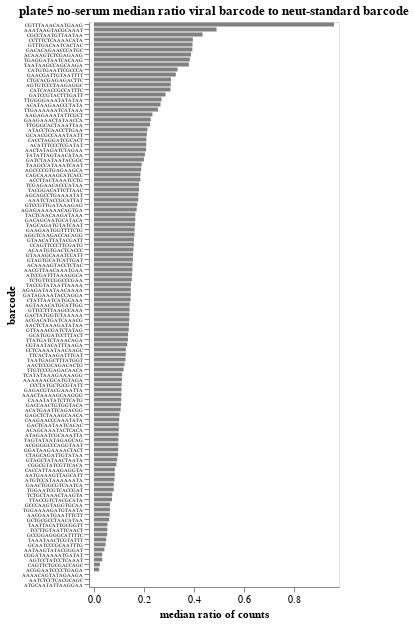

Notebook code for this chart:
### Markdown cell above
Compute and plot the median ratio of viral barcode count to neut standard counts across no-serum samples:

### Code cell
median_no_serum_ratio = (
    no_serum_counts
    .assign(ratio=lambda x: x["count"] / x["neut_standard_count"])
    .groupby(["barcode", "strain"], as_index=False)
    .aggregate(median_no_serum_ratio=pd.NamedAgg("ratio", "median"))
)

strain_selection = alt.selection_point(fields=["strain"], on="mouseover", empty=False)

median_no_serum_ratio_chart = (
    alt.Chart(median_no_serum_ratio)
    .add_params(strain_selection)
    .encode(
        alt.X(
            "median_no_serum_ratio",
            title="median ratio of counts",
            scale=alt.Scale(nice=False, padding=5),
        ),
        alt.Y(
            "barcode",
            sort=alt.SortField("median_no_serum_ratio", order="descending"),
            axis=alt.Axis(labelFontSize=5),
        ),
        color=alt.condition(strain_selection, alt.value("orange"), alt.value("gray")),
        tooltip=[
            alt.Tooltip(c, format=".3g") if median_no_serum_ratio[c].dtype == float
            else c
            for c in median_no_serum_ratio.columns
        ],
    )
    .mark_bar(height={"band": 0.85})
    .properties(
        height=alt.Step(5),
        width=250,
        title=f"{plate} no-serum median ratio viral barcode to neut-standard barcode",
    )
    .configure_axis(grid=False)
    .configure_legend(titleLimit=1000)
)

display(median_no_serum_ratio_chart)

### Figure 1 — Vega-Lite specification as saved in the notebook (floating-point values rounded to 4 significant figures)
{"config": {"view": {"continuousWidth": 300, "continuousHeight": 300}, "axis": {"grid": false}, "legend": {"titleLimit": 1000}}, "data": {"name": "data-449e93e91da897fa5677477ee6980b42"}, "mark": {"type": "bar", "height": {"band": 0.85}}, "encoding": {"color": {"condition": {"param": "param_16", "value": "orange", "empty": false}, "value": "gray"}, "tooltip": [{"field": "barcode", "type": "nominal"}, {"field": "strain", "type": "nominal"}, {"field": "median_no_serum_ratio", "format": ".3g", "type": "quantitative"}], "x": {"field": "median_no_serum_ratio", "scale": {"nice": false, "padding": 5}, "title": "median ratio of counts", "type": "quantitative"}, "y": {"axis": {"labelFontSize": 5}, "field": "barcode", "sort": {"field": "median_no_serum_ratio", "order": "descending"}, "type": "nominal"}}, "height": {"step": 5}, "params": [{"name": "param_16", "select": {"type": "point", "fields": ["strain"], "on": "mouseover"}}], "title": "plate5 no-serum median ratio viral barcode to neut-standard barcode", "width": 250, "$schema": "https://vega.github.io/schema/vega-lite/v5.15.1.json", "datasets": {"data-449e93e91da897fa5677477ee6980b42": [{"barcode": "AAAAAACGCATGTAGA", "strain": "A/Chester/5355/2022", "median_no_serum_ratio": 0.1118}, {"barcode": "AAAACAGTATAGAAGA", "strain": "A/India-Pune-Nivcov2221170/2022", "median_no_serum_ratio": 0.0}, {"barcode": "AAACTAAAAGCAAGGG", "strain": "A/Paris/31196/2021", "median_no_serum_ratio": 0.1096}, {"barcode": "AAATAAGTACGCAAAT", "strain": "A/Niger/10217/2021", "median_no_serum_ratio": 0.4893}, {"barcode": "AAATCTACCGCATTAT", "strain": "A/India-Pune-Nivcov2221170/2022", "median_no_serum_ratio": 0.1765}, {"barcode": "AACGAATGAATTTCTT", "strain": "A/Togo/0274/2021", "median_no_serum_ratio": 0.06289}, {"barcode": "AACGTTAACAAATGAA", "strain": "A/Michigan/19/2021", "median_no_serum_ratio": 0.1535}, {"barcode": "AACTATAGATCTAGAA", "strain": "A/Bangladesh/3210810034/2021", "median_no_serum_ratio": 0.2077}, {"barcode": "AACTCCGCAGACACTG", "strain": "A/SouthAfrica/R14850/2021", "median_no_serum_ratio": 0.122}, {"barcode": "AACTCTAAAGATATAA", "strain": "A/Togo/0304/2021", "median_no_serum_ratio": 0.1397}, {"barcode": "AAGAGAAATATTCGCT", "strain": "A/Bangladesh/2221/2021", "median_no_serum_ratio": 0.2332}, {"barcode": "AATAAGTATACGGGAT", "strain": "A/Paris/31196/2021", "median_no_serum_ratio": 0.04144}, {"barcode": "AATCTCCTCACGCAGC", "strain": "A/Wisconsin/588/2019", "median_no_serum_ratio": 0.0}, {"barcode": "AATGAAAGTTAGCATT", "strain": "A/Belgium/H0017/2022", "median_no_serum_ratio": 0.08303}, {"barcode": "ACAAAAGTACCTCTAC", "strain": "A/Bangladesh/3210810034/2021", "median_no_serum_ratio": 0.1538}, {"barcode": "ACAAAGTCTCGAGAAG", "strain": "A/Michigan/45/2015", "median_no_serum_ratio": 0.3875}, {"barcode": "ACAATGTGACTCACCC", "strain": "A/Utah/27/2022", "median_no_serum_ratio": 0.1575}, {"barcode": "ACAGCAAATACTCACA", "strain": "A/India/Pun-NIV312851/2021", "median_no_serum_ratio": 0.09894}, {"barcode": "ACATAAGAACCCTATA", "strain": "A/Paris/30353/2021", "median_no_serum_ratio": 0.2657}, {"barcode": "ACATGAATTCAGACGG", "strain": "A/Hawaii/70/2019", "median_no_serum_ratio": 0.1062}, {"barcode": "ACATTTCCCTCGATAT", "strain": "A/Paris/30353/2021", "median_no_serum_ratio": 0.2087}, {"barcode": "ACCTTACTAAATCCTG", "strain": "A/Nimes/871/2021", "median_no_serum_ratio": 0.185}, {"barcode": "ACGACATGATCAAACG", "strain": "A/Brisbane/02/2018", "median_no_serum_ratio": 0.1409}, {"barcode": "ACGGAATCCCCTGAGA", "strain": "A/Washington/23/2020", "median_no_serum_ratio": 0.02065}, {"barcode": "ACGGGGCCCAGGTAAT", "strain": "A/Bangladesh/8036/2021", "median_no_serum_ratio": 0.09724}, {"barcode": "AGAGAAAAAACAGTGA", "strain": "A/Michigan/19/2021", "median_no_serum_ratio": 0.1704}, {"barcode": "AGAGATAATAACAAAA", "strain": "A/Togo/0304/2021", "median_no_serum_ratio": 0.147}, {"barcode": "AGCAGCCTGAAAATAT", "strain": "A/Paris/31196/2021", "median_no_serum_ratio": 0.1776}, {"barcode": "AGCCCCGTGAGAAGCA", "strain": "A/Perth/1/2022", "median_no_serum_ratio": 0.1884}, {"barcode": "AGGTCAAGACCACAGG", "strain": "A/Togo/845/2020", "median_no_serum_ratio": 0.1616}, {"barcode": "AGTAAACATGCATTGG", "strain": "A/Hawaii/70/2019", "median_no_serum_ratio": 0.1426}, {"barcode": "AGTCCTATCCTCAAAT", "strain": "A/Wisconsin/588/2019", "median_no_serum_ratio": 0.03291}, {"barcode": "AGTGTCCCTAAGAGGC", "strain": "A/Bangladesh/8002/2021", "median_no_serum_ratio": 0.3065}, {"barcode": "ATACCTCAACCTTGAA", "strain": "A/Bangladesh/8036/2021", "median_no_serum_ratio": 0.2135}, {"barcode": "ATAGAATCGCAAATTA", "strain": "A/Hawaii/70/2019", "median_no_serum_ratio": 0.09843}, {"barcode": "ATCCGATTTAAAGGCA", "strain": "A/Brisbane/02/2018", "median_no_serum_ratio": 0.1522}, {"barcode": "ATGCAATATTAAGGAA", "strain": "A/Bangladesh/3210810034/2021", "median_no_serum_ratio": 0.0}, {"barcode": "ATGTCCATAAAAAATA", "strain": "A/Belgium/H0017/2022", "median_no_serum_ratio": 0.08164}, {"barcode": "CAAATATATCTTCATG", "strain": "A/Newcastle/2/2022", "median_no_serum_ratio": 0.1088}, {"barcode": "CAAGAACCCAAATATA", "strain": "A/India/Pun-NIV312851/2021", "median_no_serum_ratio": 0.1007}, {"barcode": "CACCATTAAAGAGGTA", "strain": "A/SouthAfrica/R16462/2021", "median_no_serum_ratio": 0.08304}, {"barcode": "CACCTAGGATCGCACT", "strain": "A/Michigan/45/2015", "median_no_serum_ratio": 0.2089}, {"barcode": "CAGCAAAAGCATCACC", "strain": "A/Ghana/2080/2020", "median_no_serum_ratio": 0.1856}, {"barcode": "CAGTTCTGCGACCAGC", "strain": "A/Bangladesh/8036/2021", "median_no_serum_ratio": 0.02354}, {"barcode": "CATCAACCGCCATTTC", "strain": "A/Niger/10217/2021", "median_no_serum_ratio": 0.3053}, {"barcode": "CATGTGAATTCGCCCA", "strain": "A/California/07/2009", "median_no_serum_ratio": 0.3335}, {"barcode": "CCAGTTCCCTTCGATG", "strain": "A/Ghana/138/2020", "median_no_serum_ratio": 0.1591}, {"barcode": "CCCTATGCTGCGTATT", "strain": "A/Brisbane/48/2022", "median_no_serum_ratio": 0.1104}, {"barcode": "CCTCAAAATAACAAGC", "strain": "A/Chester/5355/2022", "median_no_serum_ratio": 0.1271}, {"barcode": "CCTTTCTCAAAACATA", "strain": "A/California/07/2009", "median_no_serum_ratio": 0.3947}, {"barcode": "CGCCTAATGTTAATAA", "strain": "A/California/07/2009", "median_no_serum_ratio": 0.4334}, {"barcode": "CGGATAAAAATGATAT", "strain": "A/Norway/25089/2022", "median_no_serum_ratio": 0.03294}, {"barcode": "CGGCGTATCGTTCACA", "strain": "A/SouthAfrica/R16462/2021", "median_no_serum_ratio": 0.08953}, {"barcode": "CGTAATACATTTAAGA", "strain": "A/England/220200318/2022", "median_no_serum_ratio": 0.1328}, {"barcode": "CGTTTAAACAATGAAG", "strain": "A/India-Pune-Nivcov2221170/2022", "median_no_serum_ratio": 0.9582}, {"barcode": "CTAGCAGATTGTATAA", "strain": "A/SouthAfrica/R16462/2021", "median_no_serum_ratio": 0.09636}, {"barcode": "CTATTAATCATGCAAA", "strain": "A/Sydney/43/2022", "median_no_serum_ratio": 0.1461}, {"barcode": "CTGCACGAGAGACTTC", "strain": "A/Perth/1/2022", "median_no_serum_ratio": 0.3075}, {"barcode": "GAACGATTGTAATTTT", "strain": "A/Niger/10217/2021", "median_no_serum_ratio": 0.3265}, {"barcode": "GAACTGGCGTCAATCA", "strain": "A/Washington/23/2020", "median_no_serum_ratio": 0.07908}, {"barcode": "GAAGAAACTATAACCA", "strain": "A/Wisconsin/588/2019", "median_no_serum_ratio": 0.2265}, {"barcode": "GAAGAATGGTTTTCTG", "strain": "A/Togo/0304/2021", "median_no_serum_ratio": 0.1622}, {"barcode": "GACACAGAACCCATGC", "strain": "A/California/07/2009", "median_no_serum_ratio": 0.3927}, {"barcode": "GACAGCAATGCATACA", "strain": "A/Bangladesh/2221/2021", "median_no_serum_ratio": 0.1648}, {"barcode": "GACCAACTGTGGTACA", "strain": "A/England/220200318/2022", "median_no_serum_ratio": 0.1082}, {"barcode": "GACTATGGTCTAAAAA", "strain": "A/Ghana/138/2020", "median_no_serum_ratio": 0.1415}, {"barcode": "GACTCAATAATCACAC", "strain": "A/Norway/25089/2022", "median_no_serum_ratio": 0.09914}, {"barcode": "GAGACGTACGAAATTA", "strain": "A/SouthAfrica/R14850/2021", "median_no_serum_ratio": 0.1099}, {"barcode": "GAGCTCTAAAGCAACA", "strain": "A/Brisbane/48/2022", "median_no_serum_ratio": 0.1021}, {"barcode": "GATAGAAATACCAGGA", "strain": "A/Bangladesh/2221/2021", "median_no_serum_ratio": 0.1469}, {"barcode": "GATCCGTACTTTGATT", "strain": "A/Belgium/H0038/2022", "median_no_serum_ratio": 0.2857}, {"barcode": "GATCTAATAATACGGC", "strain": "A/India-PUN-NIV328484/2021", "median_no_serum_ratio": 0.1993}, {"barcode": "GCAACGCCAAATAATT", "strain": "A/Bangladesh/8002/2021", "median_no_serum_ratio": 0.211}, {"barcode": "GCAATCCCGCAATTTG", "strain": "A/Ghana/2080/2020", "median_no_serum_ratio": 0.04605}, {"barcode": "GCATGGATCCTTTACT", "strain": "A/Togo/845/2020", "median_no_serum_ratio": 0.136}, {"barcode": "GCCCAAGTAGGTGCAA", "strain": "A/Newcastle/2/2022", "median_no_serum_ratio": 0.06387}, {"barcode": "GCCGGAGGGCATTTTC", "strain": "A/Belgium/H0038/2022", "median_no_serum_ratio": 0.05243}, {"barcode": "GCTGCGCCTAACATAA", "strain": "A/England/220200318/2022", "median_no_serum_ratio": 0.06102}, {"barcode": "GGATAAGAAAACTACT", "strain": "A/Washington/23/2020", "median_no_serum_ratio": 0.09677}, {"barcode": "GTAAAGCAAATCCATT", "strain": "A/Belgium/H0017/2022", "median_no_serum_ratio": 0.156}, {"barcode": "GTAACATTATACGATT", "strain": "A/Togo/0274/2021", "median_no_serum_ratio": 0.1594}, {"barcode": "GTAGCTATAACTAATA", "strain": "A/India/Pun-NIV312851/2021", "median_no_serum_ratio": 0.09272}, {"barcode": "GTAGTGCATCATTGAT", "strain": "A/Ghana/2080/2020", "median_no_serum_ratio": 0.1553}, {"barcode": "GTCCGTTGATAAAGAG", "strain": "A/Cote_DIvoire/1448/2021", "median_no_serum_ratio": 0.1728}, {"barcode": "GTTAAACGATCTATAG", "strain": "A/Cote_DIvoire/1448/2021", "median_no_serum_ratio": 0.1388}, {"barcode": "GTTCCTTTAAGCCAAA", "strain": "A/Nimes/871/2021", "median_no_serum_ratio": 0.1421}, {"barcode": "GTTTGACAATCACTAC", "strain": "A/Paris/30353/2021", "median_no_serum_ratio": 0.3935}, {"barcode": "TAAATAACTCGTATTT", "strain": "A/Utah/27/2022", "median_no_serum_ratio": 0.04887}, {"barcode": "TAAGCCATAAATCAAT", "strain": "A/Ghana/138/2020", "median_no_serum_ratio": 0.1903}, {"barcode": "TAATAAGCCAGCAAGA", "strain": "A/Brisbane/02/2018", "median_no_serum_ratio": 0.3787}, {"barcode": "TAATGAGCTTTATGGT", "strain": "A/Michigan/19/2021", "median_no_serum_ratio": 0.126}, {"barcode": "TAATTACATTGCGGTT", "strain": "A/Nimes/871/2021", "median_no_serum_ratio": 0.05401}, {"barcode": "TACCGTATAATTAAAA", "strain": "A/Belgium/H0038/2022", "median_no_serum_ratio": 0.1474}, {"barcode": "TACGGACATTCTTAAC", "strain": "A/Sydney/43/2022", "median_no_serum_ratio": 0.1797}, {"barcode": "TACTCAACAAGATAAA", "strain": "A/SouthAfrica/R14850/2021", "median_no_serum_ratio": 0.1652}, {"barcode": "TAGCAGATGTATCAAT", "strain": "A/Togo/0274/2021", "median_no_serum_ratio": 0.1638}, {"barcode": "TAGTATAATAGAGCAG", "strain": "A/Sydney/43/2022", "median_no_serum_ratio": 0.09763}, {"barcode": "TATATTAGTAACATAA", "strain": "A/Wisconsin/588/2019", "median_no_serum_ratio": 0.2033}, {"barcode": "TCATATAAAGAAAAGG", "strain": "A/Chester/5355/2022", "median_no_serum_ratio": 0.1124}, {"barcode": "TCCTTGTAATTCAACT", "strain": "A/Utah/27/2022", "median_no_serum_ratio": 0.05327}, {"barcode": "TCGAGAACACCCATAA", "strain": "A/Cote_DIvoire/1448/2021", "median_no_serum_ratio": 0.1799}, {"barcode": "TCTGCTAAACTAAGTA", "strain": "A/Bangladesh/8002/2021", "median_no_serum_ratio": 0.07288}, {"barcode": "TCTGTTCCGGCCCGAA", "strain": "A/India-PUN-NIV328484/2021", "median_no_serum_ratio": 0.1512}, {"barcode": "TGAGGATAATCACAAG", "strain": "A/Michigan/45/2015", "median_no_serum_ratio": 0.3826}, {"barcode": "TGGAAAAGATGTAATA", "strain": "A/Norway/25089/2022", "median_no_serum_ratio": 0.06342}, {"barcode": "TGGAATCGTCACCGAT", "strain": "A/Hawaii/70/2019", "median_no_serum_ratio": 0.07856}, {"barcode": "TTACCGTCTACGCATA", "strain": "A/Togo/845/2020", "median_no_serum_ratio": 0.07164}, {"barcode": "TTATGATCTAAACAGA", "strain": "A/Brisbane/48/2022", "median_no_serum_ratio": 0.1355}, {"barcode": "TTCACTAAGATTTCAT", "strain": "A/Newcastle/2/2022", "median_no_serum_ratio": 0.1268}, {"barcode": "TTGAAAAAATCATAAA", "strain": "A/Michigan/45/2015", "median_no_serum_ratio": 0.2555}, {"barcode": "TTGGGCACTAAATTAA", "strain": "A/Brisbane/02/2018", "median_no_serum_ratio": 0.2238}, {"barcode": "TTGGGGAAATATATAA", "strain": "A/Perth/1/2022", "median_no_serum_ratio": 0.2694}, {"barcode": "TTGTCCCGAGACAACA", "strain": "A/India-PUN-NIV328484/2021", "median_no_serum_ratio": 0.1181}]}}
